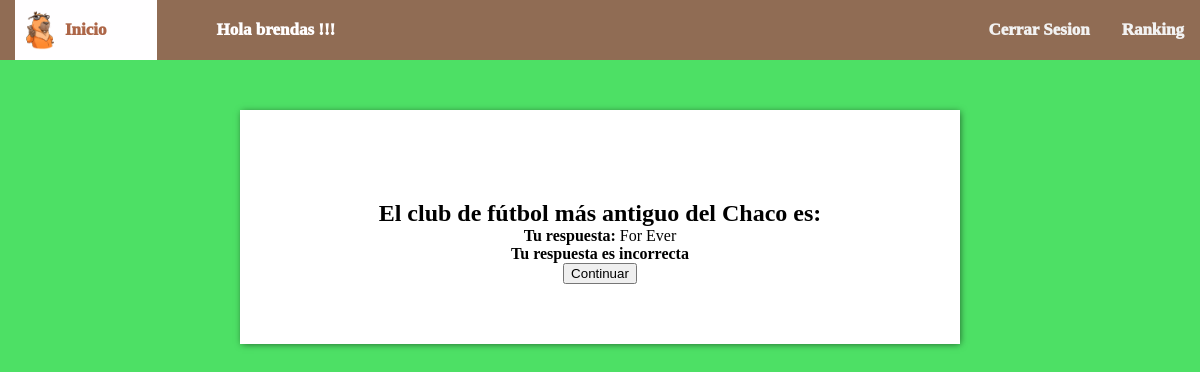
The page /resultado_pregunta/234/ (signed in) on the database its author committed.
### Quiz1/models.py (models this page shows, shortened)
class PreguntasRespondidas(models.Model):
	quizUser = models.ForeignKey(QuizUsuario, on_delete=models.CASCADE, related_name='intentos')
	pregunta = models.ForeignKey(Pregunta, on_delete=models.CASCADE)
	respuesta = models.ForeignKey(ElegirRespuesta, on_delete=models.CASCADE, null=True)
	correcta  = models.BooleanField(verbose_name='¿Es esta la respuesta correcta?', default=False, null=False)
	puntaje_obtenido = models.DecimalField(verbose_name='Puntaje Obtenido', default=0, decimal_places=2, max_digits=6)
	nivel = models.CharField(default='',verbose_name='nivel',max_length=10)

class Pregunta(models.Model):
	CATEGORIAS = [
		('HISTORIA', 'Historia'),
		('GEOGRAFIA','Geografía'),
        ('EDUCACION', 'Educación'),
        ('ECONOMIA', 'Economía'),
		('CULTURA','Cultura'),
		('DEPORTE','Deporte')
	]
	NIVELES = [
		('FACIL', 'Facil'),
		('MEDIO', 'Medio'),
		('DIFICIL', 'Dificil')
	]
	NUMER_DE_RESPUESTAS_PERMITIDAS = 1
	texto = models.TextField(verbose_name='Texto de la pregunta')
	categoria = models.CharField(max_length=50,choices= CATEGORIAS,default='')
	max_puntaje = models.DecimalField(verbose_name='Maximo Puntaje', default=3, decimal_places=2, max_digits=6)
	nivel = models.CharField(max_length=50,choices=NIVELES,default='')

class ElegirRespuesta(models.Model):
	MAXIMO_RESPUESTA = 4
	pregunta = models.ForeignKey(Pregunta, related_name='opciones', on_delete=models.CASCADE)
	correcta = models.BooleanField(verbose_name='¿Es esta la pregunta correcta?', default=False, null=False)
	texto = models.TextField(verbose_name='Texto de la respuesta')

### Quiz1/views.py (the view)
# urls.py: path('resultado_pregunta/<int:pregunta_respondida_pk>/',resultado_pregunta, name='resultado'),
def resultado_pregunta(request, pregunta_respondida_pk):
	respondida = get_object_or_404(PreguntasRespondidas, pk=pregunta_respondida_pk)
	nivel = respondida.pregunta.nivel
	context = {
		'respondida':respondida,
		'nivel':nivel
	}
	return render(request, 'play/resultados.html', context)

### template/play/resultados.html (shortened to what this page needs)
<!DOCTYPE html>
{% load static %}
<html lang="es">
<head>
    <link rel="stylesheet" href="{% static 'css/styleJugar.css' %}">
</head>
<body>
    <header>
        <nav class="menu">
            <a href="/logout_vista/" class="active"> <img src="{% static 'css/Carpi2.png' %}" class="caprincho"/>Inicio</a>
            <a href="#" class="user">Hola {{user}} !!!</a>
            <a href="/tablero/" class="direcciones">Ranking</a>
            <a href="/logout_vista/" class="direcciones">Cerrar Sesion</a>
        </nav>
      </header>
{% block contenido %}
<div id="wrapper">
    <h2 class="text-info">{{respondida.pregunta.texto|safe}}</h2>
    <p>
        <strong>Tu respuesta:</strong>
        {{respondida.respuesta.texto|safe}}
    </p>
    {% if respondida.respuesta.correcta %}
        <h4 class="text-success">Tu respuesta es correcta!!</h4>
    {% else %}
        <h4 class="text-danger">Tu respuesta es incorrecta</h4>
    {% endif %}
    <a href='/jugar/?nivel={{nivel}}'>
        <button id="start" class="btn-success">
            Continuar
        </button>
    </a>
</div>
{% endblock %}
</body>
</html>

### static/css/styleJugar.css (style rules this page uses)
* { margin:0; margin-top:0; }
.menu { background-color: #906c54; overflow: hidden; padding: 0px; position: sticky; }
.menu a { float: right; display: block; color: #f2f2f2; text-align: center; padding: 20px 16px; text-decoration: none; font-size: 17px; box-sizing: border-box; font-weight:1000; }
.menu a.active { float: left; background-color: #fffeff; color: #ad6648; padding: 20px 50px; position: relative; left: 15px; font-weight:1000 }
.menu a.user { float: left; color: #fffeff; padding: 20px 50px; position: relative; left: 15px; font-weight:1000; margin:0 10px }
.caprincho { width: 70px; float: inherit; position: absolute; top: 10px; left: -10px ; }
body { background-image: url("https://www.wowpatterns.com/assets/files/resource_images/cotton-flowers-pattern.jpg"); background-color: rgb(77, 224, 101); text-align: center; padding-top: 0pc; }
#wrapper { display:block ; margin: 50px auto; width: 50%; height: auto; background-color: #ffffff; padding: 5%; box-shadow: 1px 1px 7px -1px rgba(0, 0, 0, 0.59); }

### rows shown on the page
PreguntasRespondidas: pregunta.texto "El club de fútbol más antiguo del Chaco es:", respuesta.texto "For Ever"

### other values the page prints
{{ user }} "brendas"
